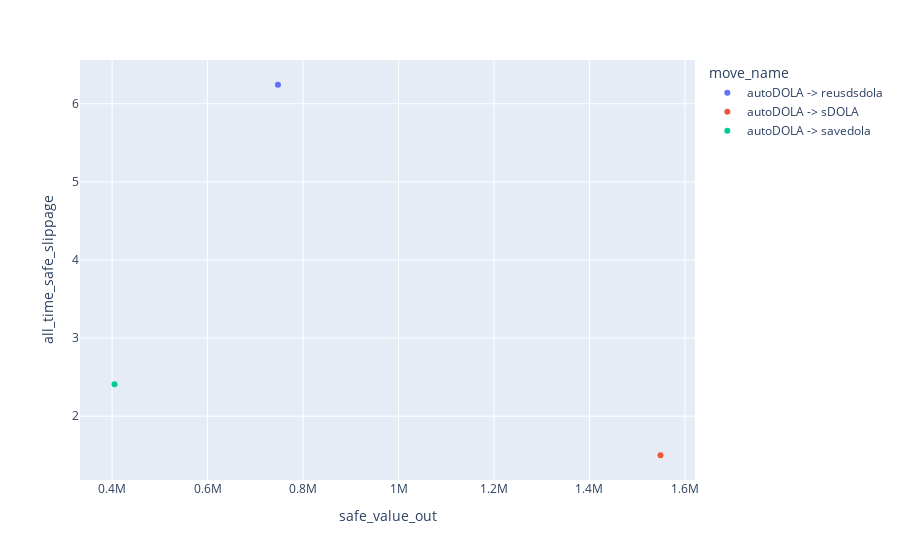

This figure's notebook cell:
### Code cell
# need date filtering
by_move_name = rebalance_df.groupby("move_name")[["safe_value_out", "safe_swap_cost"]].sum()
by_move_name["all_time_safe_slippage"] = 10_000 * by_move_name["safe_swap_cost"] / by_move_name["safe_value_out"]

px.bar(by_move_name["all_time_safe_slippage"])

px.scatter(by_move_name, x="safe_value_out", y="all_time_safe_slippage", color=by_move_name.index)

### Figure 1 — Plotly figure (JSON) as saved in the notebook; plotly's stock layout.template omitted (floating-point values rounded to 4 significant figures)
{"data": [{"hovertemplate": "move_name=autoDOLA -> reusdsdola<br>safe_value_out=%{x}<br>all_time_safe_slippage=%{y}<extra></extra>", "legendgroup": "autoDOLA -> reusdsdola", "marker": {"color": "#636efa", "symbol": "circle"}, "mode": "markers", "name": "autoDOLA -> reusdsdola", "orientation": "v", "showlegend": true, "type": "scatter", "x": [747400.0], "xaxis": "x", "y": [6.243], "yaxis": "y"}, {"hovertemplate": "move_name=autoDOLA -> sDOLA<br>safe_value_out=%{x}<br>all_time_safe_slippage=%{y}<extra></extra>", "legendgroup": "autoDOLA -> sDOLA", "marker": {"color": "#EF553B", "symbol": "circle"}, "mode": "markers", "name": "autoDOLA -> sDOLA", "orientation": "v", "showlegend": true, "type": "scatter", "x": [1549000.0], "xaxis": "x", "y": [1.5], "yaxis": "y"}, {"hovertemplate": "move_name=autoDOLA -> savedola<br>safe_value_out=%{x}<br>all_time_safe_slippage=%{y}<extra></extra>", "legendgroup": "autoDOLA -> savedola", "marker": {"color": "#00cc96", "symbol": "circle"}, "mode": "markers", "name": "autoDOLA -> savedola", "orientation": "v", "showlegend": true, "type": "scatter", "x": [405000], "xaxis": "x", "y": [2.41], "yaxis": "y"}], "layout": {"legend": {"title": {"text": "move_name"}, "tracegroupgap": 0}, "margin": {"t": 60}, "xaxis": {"anchor": "y", "domain": [0, 1], "title": {"text": "safe_value_out"}}, "yaxis": {"anchor": "x", "domain": [0, 1], "title": {"text": "all_time_safe_slippage"}}}}
